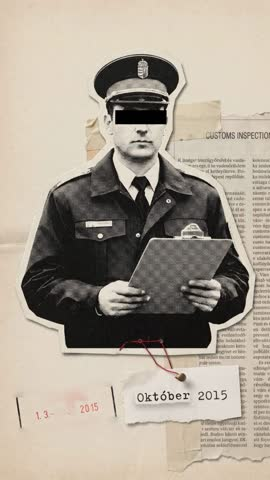
#> input picture possums-videos/mafia/stories/2026-11-11/chk/f1.0.jpg, 270 x 480 px, given as the content of the folder stories/2026-11-11/chk/images, which was not available
$ python build_layers.py stories/2026-11-11/chk
#> lines starting #> are read from the running program, lines starting #| are printed output that depends on the picture
"""Split collage images into a background plate + cut-out elements (for the 'assemble' style).

usage: python3 mafia/build_layers.py <story_dir>
Reads <story_dir>/images/*.jpg|png. The shared background is estimated as the per-pixel median of all images
(the collages share one paper/newspaper plate). For each image, pixels that differ from that median form the
elements; each connected region becomes one cut-out PNG. Plate + elements re-composite to the original exactly.
Writes <story_dir>/images/layers/<n>_plate.png, <n>_e<k>.png and <story_dir>/layers.json.
"""
import json, os, sys
import cv2
import numpy as np

d = sys.argv[1]
src = sorted(f for f in os.listdir(os.path.join(d, "images")) if f.lower().endswith((".jpg", ".jpeg", ".png", ".webp")))
os.makedirs(os.path.join(d, "images", "layers"), exist_ok=True)
imgs = [cv2.imread(os.path.join(d, "images", f), cv2.IMREAD_COLOR) for f in src]
H0, W0 = imgs[0].shape[:2]
#> H0 = 480; W0 = 270
# work at video resolution (1080 wide): keeps the renderer's memory small
TW = 1080; H0, W0 = int(round(H0 * TW / W0)), TW
#> after `H0, W0 = (int(round(H0 * TW / W0)), TW)`: H0 = 1920; W0 = 1080
imgs = [cv2.resize(im, (W0, H0), interpolation=cv2.INTER_AREA) for im in imgs]
#> imgs = 1 item
small = [cv2.resize(im, (W0 // 4, H0 // 4), interpolation=cv2.INTER_AREA).astype(np.int16) for im in imgs]
#> small = 1 item
# background families: split the sequence where the border region jumps, then use a sliding-window median
def edge(a):
    t = cv2.resize(a.astype(np.uint8), (48, 86), interpolation=cv2.INTER_AREA).astype(float)
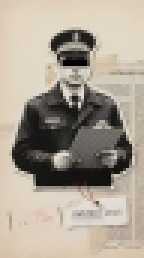
#> t: shape (86, 48, 3) float64 (shown 3 times larger); mean of channels 0, 1, 2 147.5, 160.7, 170.2; drawn as B, G, R
    return np.concatenate([t[:12].ravel(), t[-10:].ravel(), t[:, :6].ravel(), t[:, -6:].ravel()])
E = [edge(a) for a in small]
#> E = 1 item
group = [0]
for i in range(1, len(small)):
    group.append(group[-1] + (1 if np.abs(E[i] - E[i - 1]).mean() > 30 else 0))
#> this loop made 0 passes
#> after the loop, group = [0]
def bg_for(i, win=3):
    idx = [j for j in range(max(0, i - win), min(len(small), i + win + 1)) if group[j] == group[i]]
    if len(idx) < 3:  # too few neighbours share this background: let the caller fall back to scrap assembly
        return None
    return np.median(np.stack([small[j] for j in idx]), axis=0).astype(np.int16)

MAX_EL = 9
out = {"size": [W0, H0], "shots": {}}
for i, (f, im, sm) in enumerate(zip(src, imgs, small)):
    median = bg_for(i)
    base = os.path.splitext(f)[0]
    fname = f"layers/{base}_full.jpg"; cv2.imwrite(os.path.join(d, "images", fname), im, [cv2.IMWRITE_JPEG_QUALITY, 92])
    if median is None:
        out["shots"][f] = {"mode": "scraps", "full": fname}; print(f, "scraps (no shared background)"); continue
    median_full = cv2.resize(median.astype(np.uint8), (W0, H0), interpolation=cv2.INTER_CUBIC)
    diff = np.abs(sm - median).max(axis=2).astype(np.uint8)
    diff = cv2.GaussianBlur(diff, (5, 5), 0)
    m = (diff > 34).astype(np.uint8)
    m = cv2.morphologyEx(m, cv2.MORPH_CLOSE, np.ones((9, 9), np.uint8))
    m = cv2.morphologyEx(m, cv2.MORPH_OPEN, np.ones((5, 5), np.uint8))
    # fill holes inside elements
    ff = m.copy(); h, w = ff.shape; cv2.floodFill(ff, np.zeros((h + 2, w + 2), np.uint8), (0, 0), 1)
    m = m | (1 - ff)
    m = cv2.dilate(m, np.ones((5, 5), np.uint8))           # keep edges/shadows with the element
    n, lab, stats, _ = cv2.connectedComponentsWithStats(m, 8)
    comps = [(i, stats[i, cv2.CC_STAT_AREA]) for i in range(1, n) if stats[i, cv2.CC_STAT_AREA] > 0.004 * h * w]
    comps.sort(key=lambda c: -c[1])
    # merge the smallest into one last group if there are too many
    groups = [[c[0]] for c in comps[:MAX_EL - 1]] + ([[c[0] for c in comps[MAX_EL - 1:]]] if len(comps) >= MAX_EL else [])
    full_mask = np.zeros((H0, W0), np.float32)
    els = []
    for k, g in enumerate(groups):
        gm = np.isin(lab, g).astype(np.uint8) * 255
        gm = cv2.resize(gm, (W0, H0), interpolation=cv2.INTER_LINEAR)
        gm = cv2.GaussianBlur(gm, (5, 5), 0).astype(np.float32) / 255
        full_mask = np.maximum(full_mask, gm)
        ys, xs = np.where(gm > 0.02)
        x0, x1, y0, y1 = xs.min(), xs.max() + 1, ys.min(), ys.max() + 1
        rgba = np.dstack([im[y0:y1, x0:x1], (gm[y0:y1, x0:x1] * 255).astype(np.uint8)])
        name = f"layers/{base}_e{k}.png"; cv2.imwrite(os.path.join(d, "images", name), rgba)
        els.append({"file": name, "x": int(x0), "y": int(y0), "w": int(x1 - x0), "h": int(y1 - y0), "area": float(gm.sum())})
    # plate: original where no element, shared median background where elements sit
    # fill element areas from this image's own surrounding paper (no ghosts from other images)
    q = 4; ms = cv2.resize((full_mask > .02).astype(np.uint8) * 255, (W0 // q, H0 // q), interpolation=cv2.INTER_NEAREST)
    ms = cv2.dilate(ms, np.ones((7, 7), np.uint8))
    fill = cv2.inpaint(cv2.resize(im, (W0 // q, H0 // q), interpolation=cv2.INTER_AREA), ms, 9, cv2.INPAINT_TELEA)
    fill = cv2.resize(fill, (W0, H0), interpolation=cv2.INTER_CUBIC).astype(np.float32)
    fill += np.random.default_rng(1).normal(0, 6, fill.shape[:2])[..., None]          # paper grain so it isn't smeary
    a = cv2.GaussianBlur(full_mask, (9, 9), 0)[..., None]
    plate = np.clip(im.astype(np.float32) * (1 - a) + fill * a, 0, 255).astype(np.uint8)
    pname = f"layers/{base}_plate.jpg"; cv2.imwrite(os.path.join(d, "images", pname), plate, [cv2.IMWRITE_JPEG_QUALITY, 92])
    # hero first (largest), then the rest from top/back to bottom/front
    hero, rest = els[:1], sorted(els[1:], key=lambda e: e["y"] + e["h"])
    cov = float(full_mask.mean())
    if cov > 0.6 or not els:   # one big piece or no clean split -> torn-scrap assembly instead
        out["shots"][f] = {"mode": "scraps", "full": fname}; print(f, "scraps (coverage %.0f%%)" % (100 * cov)); continue
    out["shots"][f] = {"mode": "assemble", "plate": pname, "elements": hero + rest, "full": fname}
    print(f, "elements:", len(els), "coverage %.0f%%" % (100 * cov))
#> this loop made 1 pass
#> (f, idx in bg_for, fname) on pass 1: ('f1.0.jpg', [0], 'layers/f1.0_full.jpg')
#| f1.0.jpg scraps (no shared background)
#> pass 1, `fname = f'layers/{base}_full.jpg'`:
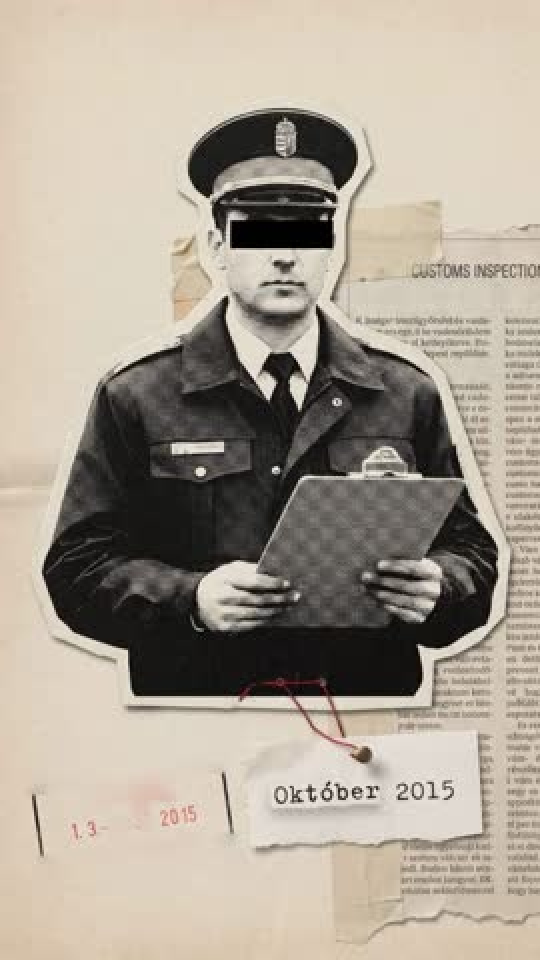
#> saved as f1.0_full.jpg: shape (1920, 1080, 3) (shown at 1/2 size); mean B, G, R 147.5, 160.7, 170.2
#> after the loop, out = 2 items
json.dump(out, open(os.path.join(d, "layers.json"), "w"), indent=1)

$ run again, on possums-videos/mafia/stories/2026-11-11/chk/f128.jpg
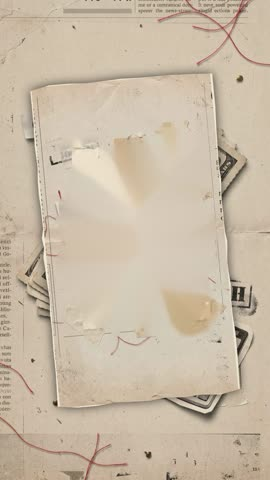
#> input picture possums-videos/mafia/stories/2026-11-11/chk/f128.jpg, 270 x 480 px, given as the content of the folder stories/2026-11-11/chk/images, which was not available
#> imgs = 1 item
#> in edge, `t = cv2.resize(a.astype(np.uint8), (48, 86), interpolation=cv2.INTER_A..`:
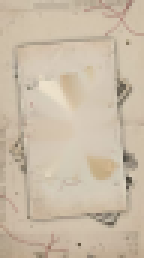
#> t: shape (86, 48, 3) float64 (shown 3 times larger); mean of channels 0, 1, 2 166.9, 187.1, 201.8; drawn as B, G, R
#> after the loop `for i in range(1, len(small)):`: group = [0]
#> the loop `for i, (f, im, sm) in enumerate(zip(src, imgs, small)):` made 1 pass
#> (f, idx in bg_for, fname) on pass 1: ('f128.jpg', [0], 'layers/f128_full.jpg')
#> (printed output is left out)
#> after the loop `for i, (f, im, sm) in enumerate(zip(src, imgs, small)):`: out = 2 items

$ run again, on possums-videos/mafia/stories/2026-11-11/chk/f139.jpg
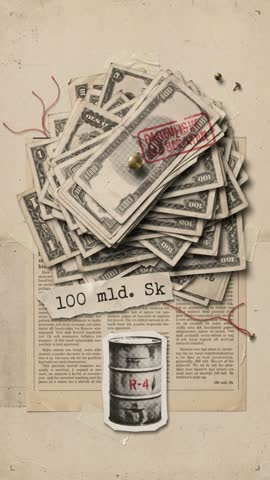
#> input picture possums-videos/mafia/stories/2026-11-11/chk/f139.jpg, 270 x 480 px, given as the content of the folder stories/2026-11-11/chk/images, which was not available
#> imgs = 1 item
#> in edge, `t = cv2.resize(a.astype(np.uint8), (48, 86), interpolation=cv2.INTER_A..`:
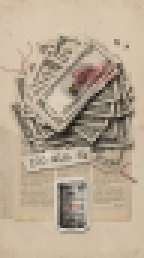
#> t: shape (86, 48, 3) float64 (shown 3 times larger); mean of channels 0, 1, 2 146.3, 167.1, 183; drawn as B, G, R
#> after the loop `for i in range(1, len(small)):`: group = [0]
#> the loop `for i, (f, im, sm) in enumerate(zip(src, imgs, small)):` made 1 pass
#> (f, idx in bg_for, fname) on pass 1: ('f139.jpg', [0], 'layers/f139_full.jpg')
#> (printed output is left out)
#> pass 1, `fname = f'layers/{base}_full.jpg'`:
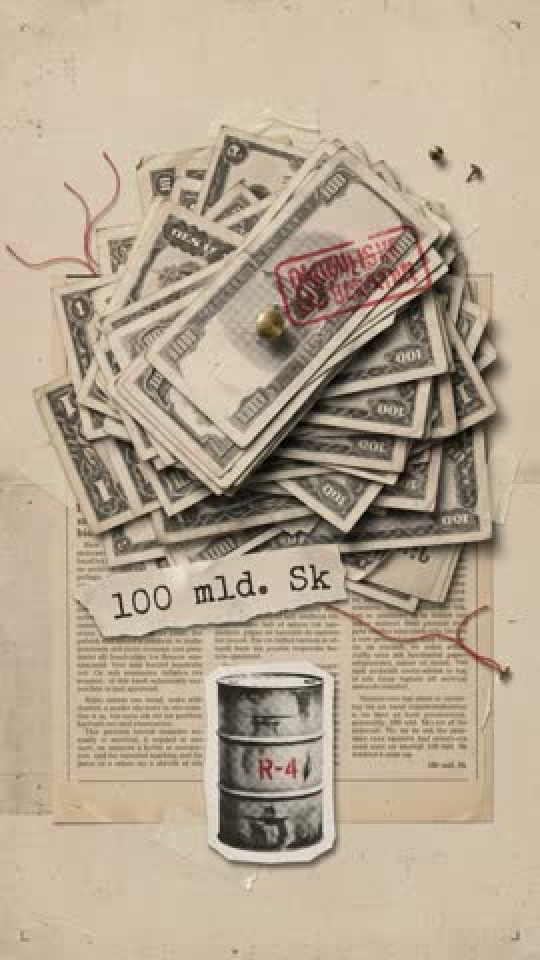
#> saved as f139_full.jpg: shape (1920, 1080, 3) (shown at 1/2 size); mean B, G, R 146.3, 167.1, 183
#> after the loop `for i, (f, im, sm) in enumerate(zip(src, imgs, small)):`: out = 2 items

$ run again, on possums-videos/mafia/stories/2026-11-11/chk/f30.jpg
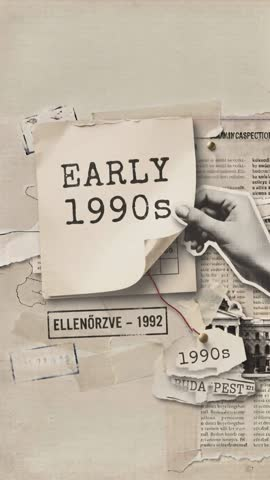
#> input picture possums-videos/mafia/stories/2026-11-11/chk/f30.jpg, 270 x 480 px, given as the content of the folder stories/2026-11-11/chk/images, which was not available
#> imgs = 1 item
#> in edge, `t = cv2.resize(a.astype(np.uint8), (48, 86), interpolation=cv2.INTER_A..`:
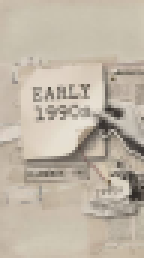
#> t: shape (86, 48, 3) float64 (shown 3 times larger); mean of channels 0, 1, 2 165.9, 181.2, 191.2; drawn as B, G, R
#> after the loop `for i in range(1, len(small)):`: group = [0]
#> the loop `for i, (f, im, sm) in enumerate(zip(src, imgs, small)):` made 1 pass
#> (f, idx in bg_for, fname) on pass 1: ('f30.jpg', [0], 'layers/f30_full.jpg')
#> (printed output is left out)
#> pass 1, `fname = f'layers/{base}_full.jpg'`:
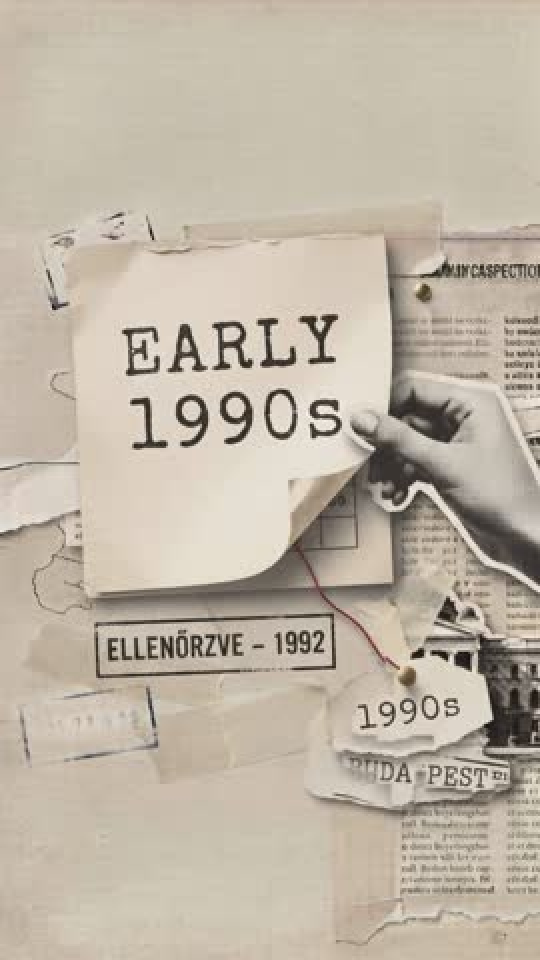
#> saved as f30_full.jpg: shape (1920, 1080, 3) (shown at 1/2 size); mean B, G, R 165.9, 181.2, 191.2
#> after the loop `for i, (f, im, sm) in enumerate(zip(src, imgs, small)):`: out = 2 items
